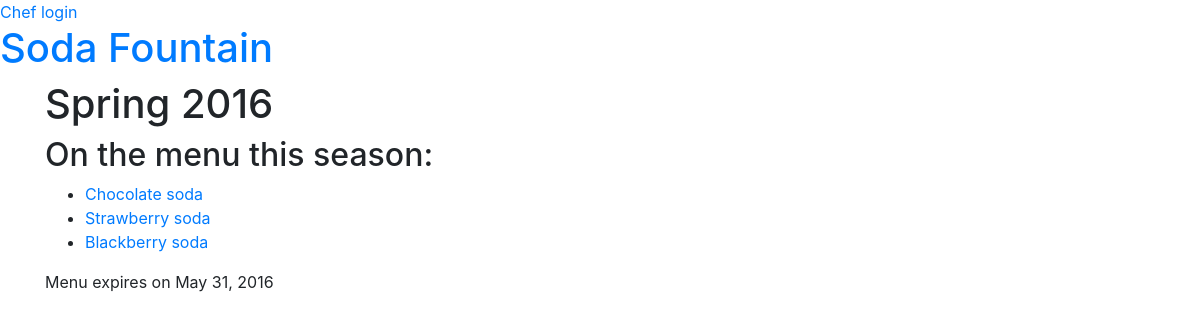
Page /menu/4/ on the earlier database version.
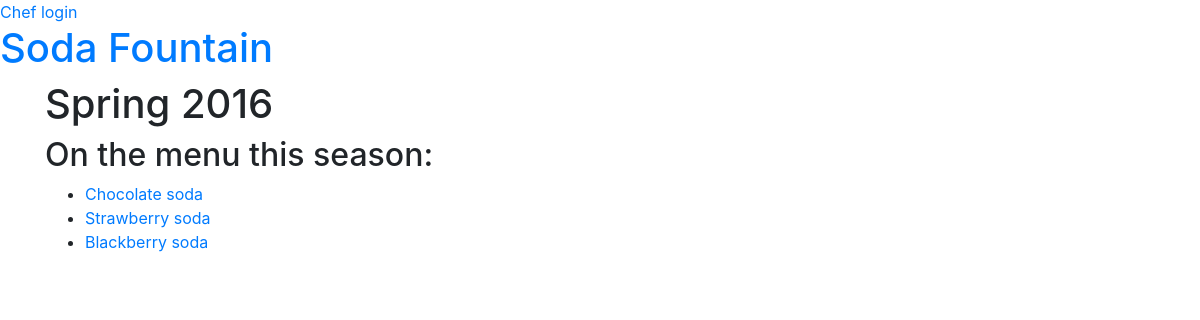
Same page on the later database version.
### menu/models.py (models this page shows, shortened)
class Menu(models.Model):
    dishes = models.ManyToManyField('Dish', related_name='dishes')
    season = models.CharField(max_length=200)
    created_date = models.DateField(default=datetime.date.today)
    expiration_date = models.DateField(blank=True, null=True)
    class Meta:
        ordering = ['expiration_date', 'created_date', 'season']

### menu/views.py (the view)
# urls.py: path('menu/<int:menu_pk>/', views.detail_menu, name='detail_menu'),
def detail_menu(request, menu_pk):
    menu = get_object_or_404(Menu, id=menu_pk)
    return render(request, 'menu/detail_menu.html', {'menu': menu})

### menu/models.py (called while the page is built)
    def __str__(self):
        return self.name

### menu/templates/menu/detail_menu.html (shortened to what this page needs)
{% extends 'menu/base.html' %}
{% block content %}
    <h1>
        {{ menu.season }}
    </h1>
    <h2>On the menu this season:</h2>
    <ul>
        {% for dish in menu.dishes.all %}
            <li><a href="{% url 'menu:detail_dish' dish.pk %}">{{ dish }}</a></li>
        {% endfor %}
    </ul>
    {% if menu.expiration_date %}
        <div class="date">
            Menu expires on {{ menu.expiration_date|date:"F j, Y" }}
        </div>
    {% endif %}
{% endblock %}

Differences in the rows shown:
changed Menu: expiration_date "May 31, 2016" → (not shown)
Other differences:
text no longer shown: "Menu expires on"
